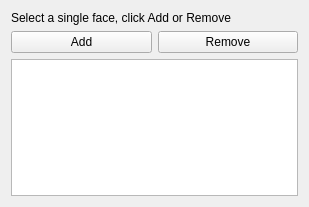
<?xml version="1.0" encoding="UTF-8"?>
<ui version="4.0">
 <class>TaskFemConstraintPlaneRotation</class>
 <widget class="QWidget" name="TaskFemConstraintPlaneRotation">
  <property name="geometry">
   <rect>
    <x>0</x>
    <y>0</y>
    <width>309</width>
    <height>207</height>
   </rect>
  </property>
  <property name="windowTitle">
   <string>Form</string>
  </property>
  <layout class="QVBoxLayout" name="verticalLayout">
   <item>
    <widget class="QLabel" name="lbl_info">
     <property name="text">
      <string>Select a single face, click Add or Remove</string>
     </property>
    </widget>
   </item>
   <item>
    <layout class="QHBoxLayout" name="hLayout1">
     <item>
      <widget class="QPushButton" name="btnAdd">
       <property name="text">
        <string>Add</string>
       </property>
      </widget>
     </item>
     <item>
      <widget class="QPushButton" name="btnRemove">
       <property name="text">
        <string>Remove</string>
       </property>
      </widget>
     </item>
    </layout>
   </item>
   <item>
    <widget class="QListWidget" name="lw_references"/>
   </item>
  </layout>
 </widget>
 <resources/>
 <connections/>
</ui>
